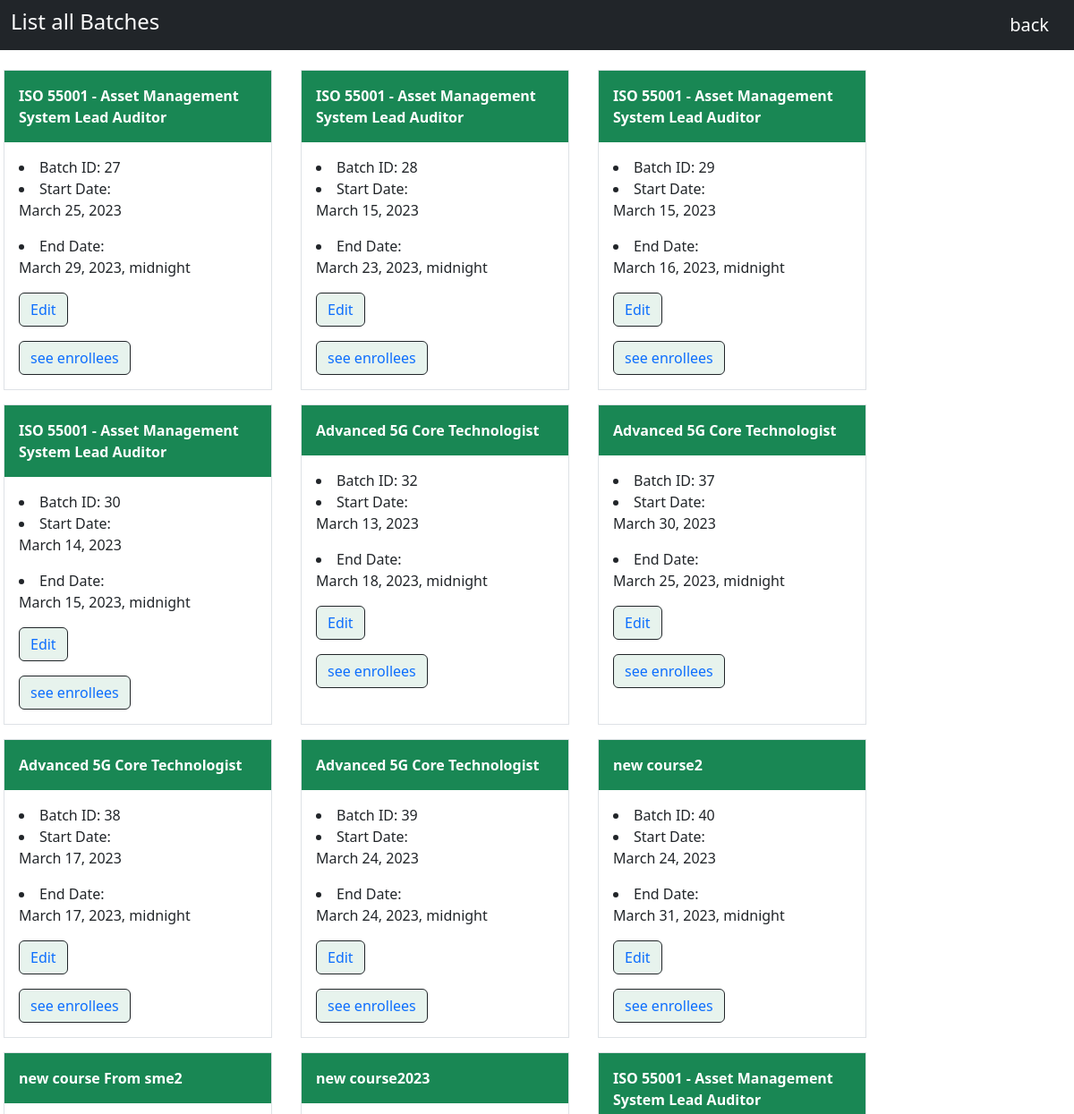
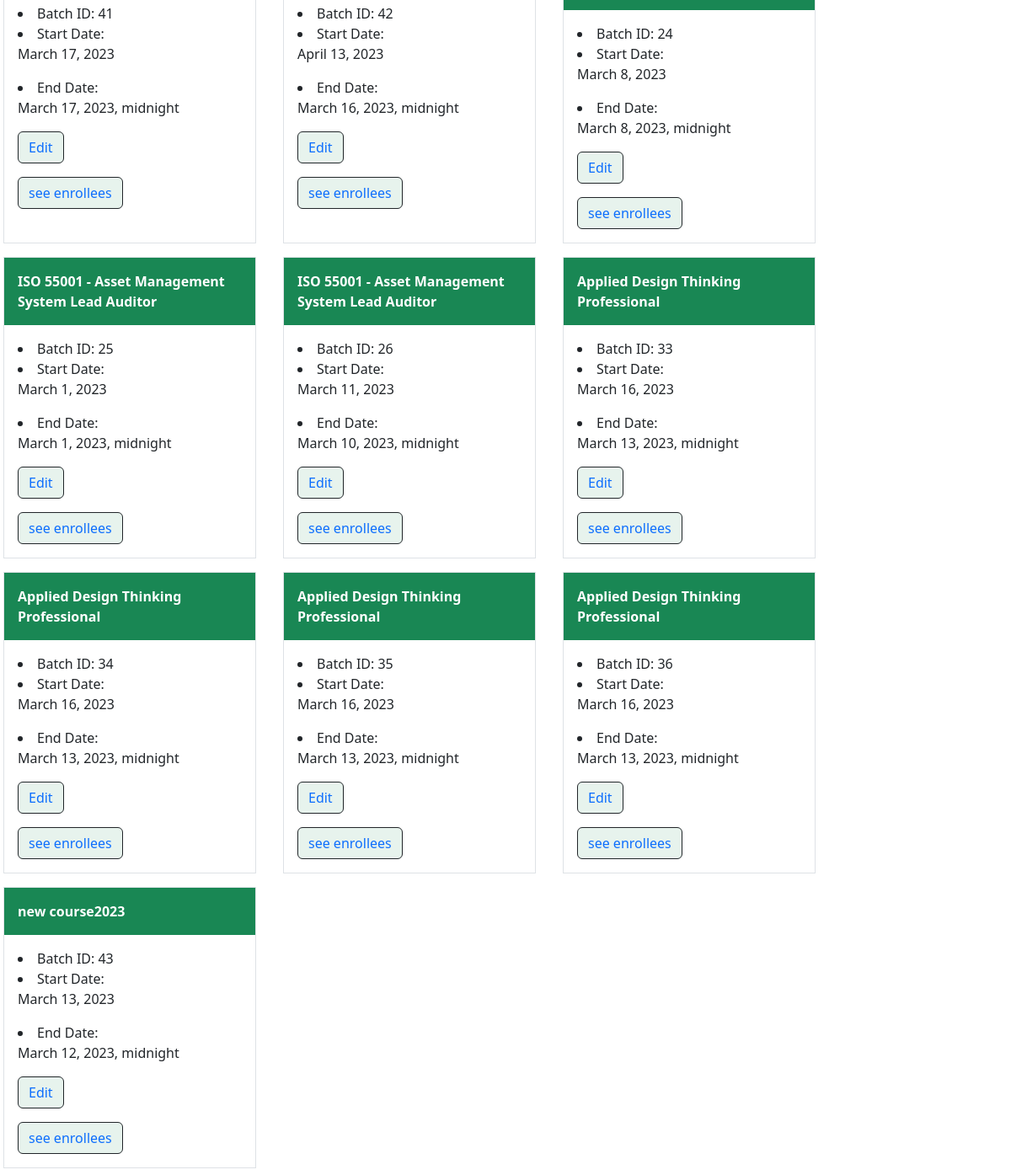
Page /um-admin/list-all-batch/ (signed in) on the committed database (2 pictures, top to bottom).
### customadmin/models.py (models this page shows, shortened)
class TrainingBatch(models.Model):
    course = models.ForeignKey(Course,related_name='training_batch',on_delete=models.CASCADE)
    participants = models.ManyToManyField(Custom_user, blank=True, null=True)
    start_date = models.DateField(auto_now_add=False, auto_now=False, blank=True)
    end_date = models.DateField(auto_now_add=False, auto_now=False, blank=True)

### course/models.py (models this page shows)
class Course(models.Model):
    category = models.ForeignKey(Category, related_name='courses',on_delete=models.CASCADE)
    course = models.CharField(max_length=255)
    duration = models.CharField(max_length=255)
    price = models.DecimalField(max_digits=12, decimal_places=2)
    isArchived = models.BooleanField(default=False)
    def __str__(self):
        return self.course

### customadmin/decorators.py (the view)
    def wrapper(request, *args, **kwargs):
        if not request.user.is_superuser:
            return redirect('admin_login')
        return view_func(request, *args, **kwargs)

### account/models.py (called while the page is built)
    def __str__(self):
        return self.email

### customadmin/views.py (called while the page is built)
@admin_required
def list_all_batch(request):
    batchcourse = TrainingBatch.objects.all()
    current_date = date.today()
    current_datetime = datetime.combine(current_date, time.min)
    updated_batches = []
    order_batches_available = []
    order_batches_expire = []
    for batch in batchcourse:
        batch_end_date_str = batch.end_date.strftime('%Y-%m-%d')
        batch.end_date = datetime.strptime(batch_end_date_str, '%Y-%m-%d')
        updated_batches.append(batch)
    for up in updated_batches:
        if(up.end_date >= current_datetime):
            order_batches_available.append(up)
        if(up.end_date < current_datetime):
            order_batches_expire.append(up)
    sorted_batches = order_batches_available + order_batches_expire
    return render(request, 'customadmin/list_all_batch.html',{
        'sorted_batches' : sorted_batches
    })

### customadmin/templates/customadmin/list_all_batch.html (shortened to what this page needs)
{% extends 'account/base.html' %}
{% block content %}
<div class="w-100" style="height:70px;">
    <nav class="navbar navbar-expand-lg navbar-light bg-dark sticky-top">
        <div class="container-fluid d-flex justify-content-between">
            <h4 class="text-white">List all Batches</h4>
            <a class="navbar-brand text-white" href="{% url 'home'%}">back</a>
        </div>
    </nav>
</div>
<div class=" w-100 row">
    {% for batch in sorted_batches %}
        <div class="col-3 border m-2 me-3 ms-3 p-0 justify-content-center">
            <p class="bg-success text-white fw-bold  p-3">{{batch.course}}</p>
            <div class="pe-3 ps-3">
                <li>Batch ID: {{batch.id}}</li>
                <li class="p-0 m-0">Start Date:</li>
                <p >{{batch.start_date}}</p>
                <li class="p-0 m-0">End Date:</li>
                <p>{{batch.end_date}}</p>
                <div>
                    <a  href="{% url 'update_batch_batches' batch.id %}" class="text-decoration-none "><button class="mb-3 btn bg-success border border-dark bg-opacity-10 text-primary">Edit</button></a><br>
                    <a  href="{% url 'view_enrollees' batch.id %}" class="text-decoration-none "><button class="mb-3 btn bg-success border border-dark bg-opacity-10 text-primary">see enrollees</button></a><br>
                </div>
            </div>
</div>
    {% endfor %}
</div>
{% endblock %}

### rows in the picture
TrainingBatch: course "ISO 55001 - Asset Management System Lead Auditor", id "27", start_date "March 25, 2023", end_date "March 29, 2023, midnight"
TrainingBatch: course "ISO 55001 - Asset Management System Lead Auditor", id "28", start_date "March 15, 2023", end_date "March 23, 2023, midnight"
TrainingBatch: course "ISO 55001 - Asset Management System Lead Auditor", id "29", start_date "March 15, 2023", end_date "March 16, 2023, midnight"
TrainingBatch: course "ISO 55001 - Asset Management System Lead Auditor", id "30", start_date "March 14, 2023", end_date "March 15, 2023, midnight"
TrainingBatch: course "Advanced 5G Core Technologist", id "32", start_date "March 13, 2023", end_date "March 18, 2023, midnight"
TrainingBatch: course "Advanced 5G Core Technologist", id "37", start_date "March 30, 2023", end_date "March 25, 2023, midnight"
TrainingBatch: course "Advanced 5G Core Technologist", id "38", start_date "March 17, 2023", end_date "March 17, 2023, midnight"
TrainingBatch: course "Advanced 5G Core Technologist", id "39", start_date "March 24, 2023", end_date "March 24, 2023, midnight"
TrainingBatch: course "new course2", id "40", start_date "March 24, 2023", end_date "March 31, 2023, midnight"
TrainingBatch: course "new course From sme2", id "41", start_date "March 17, 2023", end_date "March 17, 2023, midnight"
TrainingBatch: course "new course2023", id "42", start_date "April 13, 2023", end_date "March 16, 2023, midnight"
TrainingBatch: course "ISO 55001 - Asset Management System Lead Auditor", id "24", start_date "March 8, 2023", end_date "March 8, 2023, midnight"
TrainingBatch: course "ISO 55001 - Asset Management System Lead Auditor", id "25", start_date "March 1, 2023", end_date "March 1, 2023, midnight"
TrainingBatch: course "ISO 55001 - Asset Management System Lead Auditor", id "26", start_date "March 11, 2023", end_date "March 10, 2023, midnight"
TrainingBatch: course "Applied Design Thinking Professional", id "33", start_date "March 16, 2023", end_date "March 13, 2023, midnight"
TrainingBatch: course "Applied Design Thinking Professional", id "34", start_date "March 16, 2023", end_date "March 13, 2023, midnight"
TrainingBatch: course "Applied Design Thinking Professional", id "35", start_date "March 16, 2023", end_date "March 13, 2023, midnight"
TrainingBatch: course "Applied Design Thinking Professional", id "36", start_date "March 16, 2023", end_date "March 13, 2023, midnight"
TrainingBatch: course "new course2023", id "43", start_date "March 13, 2023", end_date "March 12, 2023, midnight"
